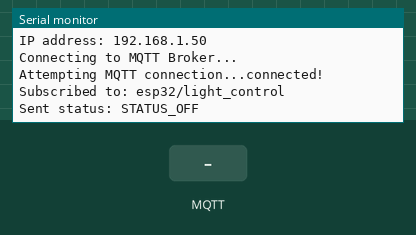
A sketch run on a simulated ESP32. Shown: the last lines printed to the serial monitor. Inputs (shaded band) come from the test bench. WiFi joins after 1.5 s; servers stay silent unless stated; random numbers use the default seed unless the sketch sets one; no MQTT or app messages arrive unless stated.

Above: at 2.7 s.
2.8 s: MQTT message "ON" arrives on the first subscribed topic
At 3.4 s:
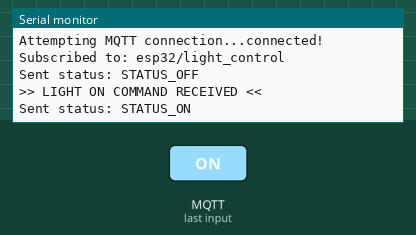
4.3 s: MQTT message "OFF" arrives on the first subscribed topic
At 4.7 s:
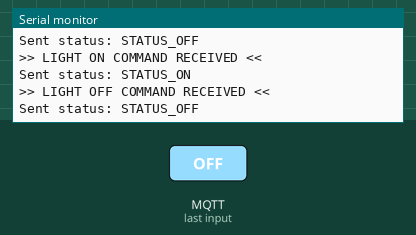
5.8 s: MQTT message "STATUS" arrives on the first subscribed topic
At 7.0 s:
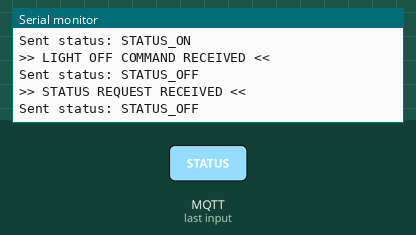

Measured:
- after the input at 2.8 s, the serial monitor: prints a new line at once (image 1)
- after the input at 4.3 s, the serial monitor: prints a new line at once (image 2)
- after the input at 5.8 s, the serial monitor: prints a new line at once (image 3)

The sketch:

main.ino
```cpp
#include <WiFi.h>
#include <PubSubClient.h>

const char* ssid = "Kong_Wifi";
const char* password = "Password";

const char* mqttServer = "broker.hivemq.com";
const int mqttPort = 1883;
const char* topic = "esp32/light_control";

WiFiClient espClient;
PubSubClient client(espClient);

bool lightState = false;
bool needsPublish = false;
String pendingMessage = "";

void setup() {
  Serial.begin(115200);
  Serial.println("\nStarting...");

  WiFi.begin(ssid, password);
  Serial.print("Connecting to WiFi");
  while (WiFi.status() != WL_CONNECTED) {
    delay(500);
    Serial.print(".");
  }
  Serial.println("\nWiFi connected!");
  Serial.print("IP address: ");
  Serial.println(WiFi.localIP());

  client.setServer(mqttServer, mqttPort);
  client.setCallback(callback);

  mqttConnect();

  sendStatus();
}

void mqttConnect() {
  String clientId = "ESP32-" + String(random(0xffff), HEX);

  Serial.println("\nConnecting to MQTT Broker...");
  while (!client.connected()) {
    Serial.print("Attempting MQTT connection...");

    if (client.connect(clientId.c_str())) {
      Serial.println("connected!");
      if (client.subscribe(topic)) {
        Serial.print("Subscribed to: ");
        Serial.println(topic);
      } else {
        Serial.println("Subscription failed!");
      }
    } else {
      Serial.print("failed, rc=");
      Serial.print(client.state());
      Serial.println(" retrying in 2 seconds...");
      delay(2000);
    }
  }
}

void sendStatus() {
  if (client.connected()) {
    String status = lightState ? "STATUS_ON" : "STATUS_OFF";
    client.publish(topic, status.c_str());
    Serial.print("Sent status: ");
    Serial.println(status);
  }
}

void callback(char* topic, byte* payload, unsigned int length) {
  String message = "";
  for (int i = 0; i < length; i++) {
    message += (char)payload[i];
  }
  message.trim();

  String cmd = message;
  cmd.toUpperCase();

  if (cmd == "ON") {
    lightState = true;
    Serial.println(">> LIGHT ON COMMAND RECEIVED <<");
    sendStatus();
  } else if (cmd == "OFF") {
    lightState = false;
    Serial.println(">> LIGHT OFF COMMAND RECEIVED <<");
    sendStatus();
  } else if (cmd == "STATUS") {
    Serial.println(">> STATUS REQUEST RECEIVED <<");
    sendStatus();
  }
}

void loop() {
  if (!client.connected()) {
    Serial.println("MQTT connection lost! Reconnecting...");
    mqttConnect();
    sendStatus();
  }

  client.loop();
  delay(10);
}
```
